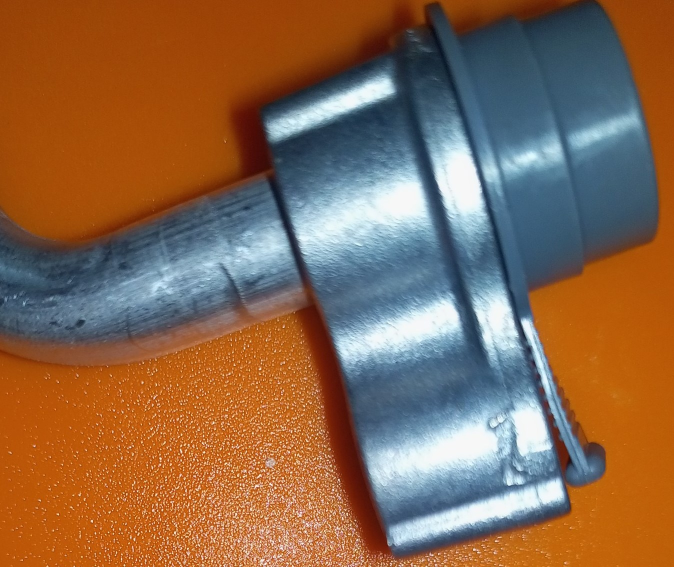
#> input picture data/Test Images/t1.jpg, 1348 x 1134 px, found by its file name (shown at 1/2 size)
$ python canny.py
#> lines starting #> are read from the running program, lines starting #| are printed output that depends on the picture; after the words box and inside, x2 and y2 are one past the last pixel; in counts of white or black regions, pixels touching at a corner belong together
import cv2
import numpy as np

# Đọc ảnh từ file
image = cv2.imread('data\Test Images/t1.jpg')
#> image is the input picture: shape (1134, 1348, 3); mean B, G, R 78, 104, 138.5
image = cv2.pyrDown(image)
#> image: shape (567, 674, 3)
gray = cv2.cvtColor(image, cv2.COLOR_BGR2GRAY)
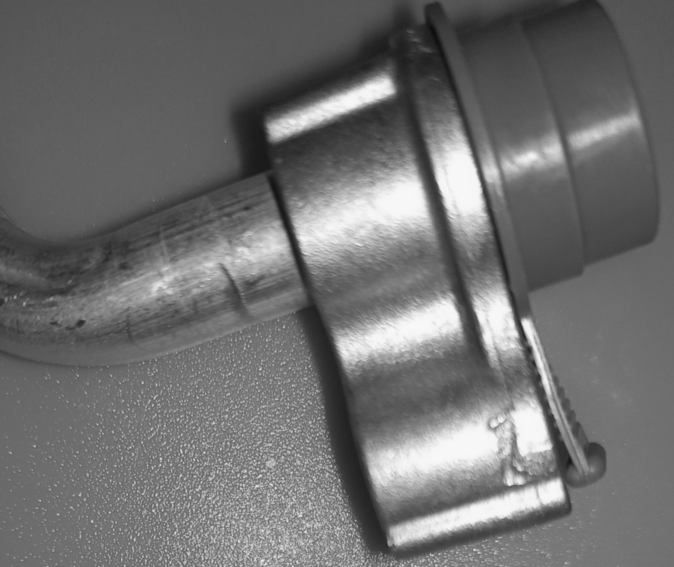
#> gray: shape (567, 674); min 12, max 248, mean 111.3

b = cv2.GaussianBlur(gray, (7,7), 0)

normalized = cv2.equalizeHist(b)
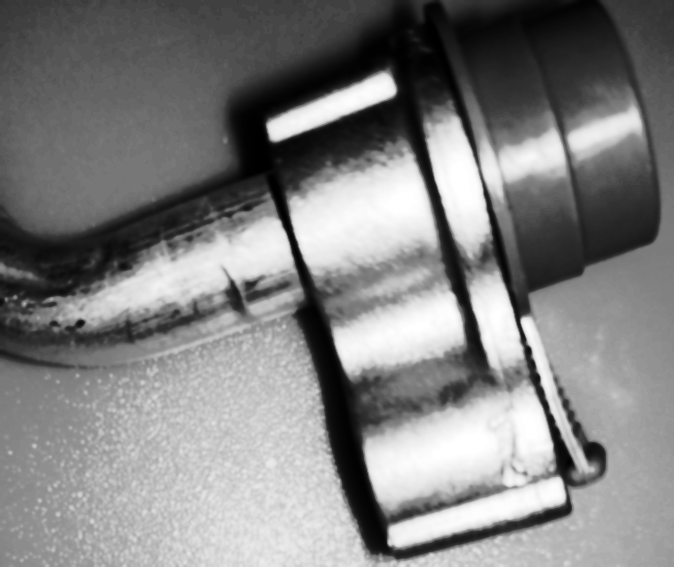
#> normalized: shape (567, 674); min 0, max 255, mean 128.7

# Điều chỉnh độ sáng và độ tương phản
clahe = cv2.createCLAHE(clipLimit=2.0, tileGridSize=(4, 4))
enhanced = clahe.apply(normalized)
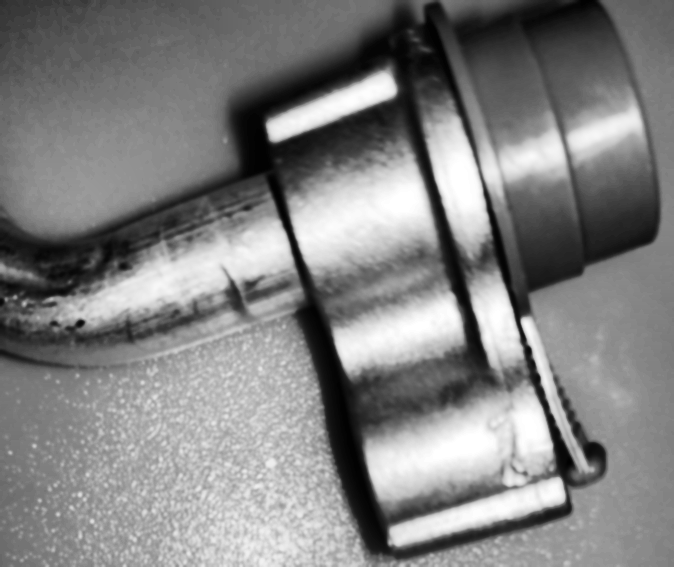
#> enhanced: shape (567, 674); min 1, max 255, mean 129.3

# Tăng độ tương phản bằng cách sử dụng tỷ lệ và chênh lệch
alpha = 1.5  # Tỷ lệ độ tương phản (có thể điều chỉnh)
beta = 40    # Chênh lệch độ tương phản (có thể điều chỉnh)
enhanced_contrast = cv2.convertScaleAbs(enhanced, alpha=alpha, beta=beta)
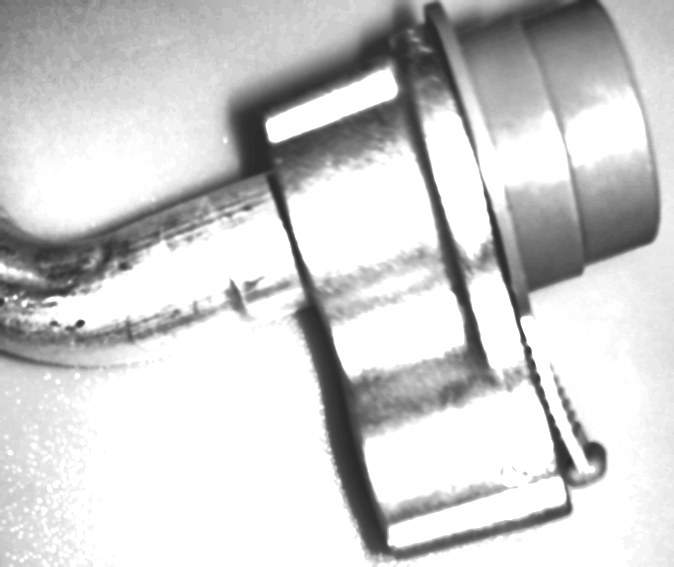
#> enhanced_contrast: shape (567, 674); min 42, max 255, mean 204.9


_, binary_image = cv2.threshold(enhanced_contrast,180, 255, cv2.THRESH_BINARY_INV)
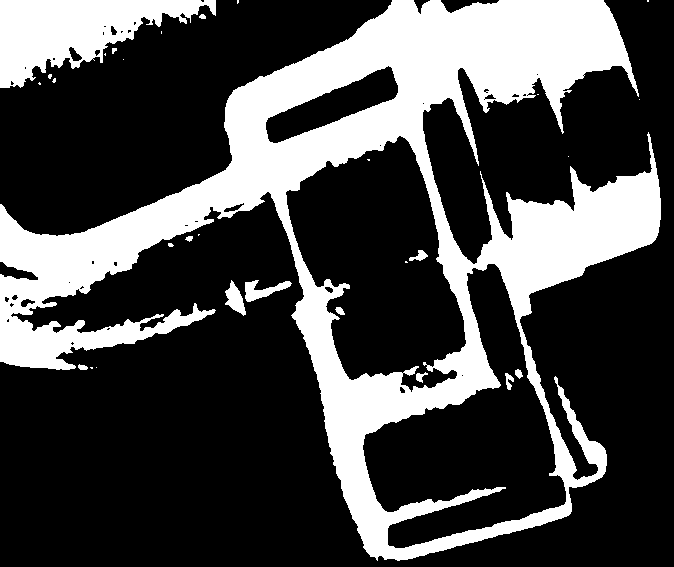
#> binary_image: shape (567, 674); 28.4% white; 30 white regions (17 under 20 px), largest, box (x1, y1, x2, y2) and area: (0, 0, 661, 561) 97128, (0, 0, 216, 88) 9818, (245, 280, 292, 302) 463
kernel = np.ones((15,15), np.uint8)
binary_image = cv2.morphologyEx(binary_image, cv2.MORPH_CLOSE, kernel)
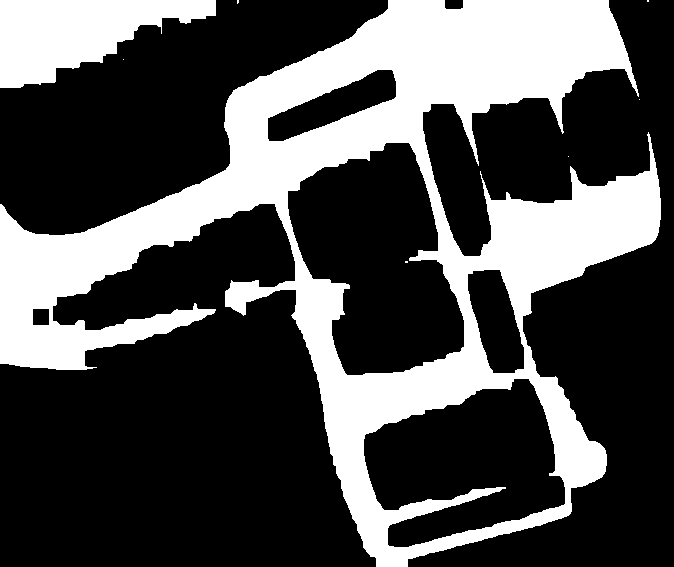
#> binary_image: shape (567, 674); 30.9% white; 8 white regions (6 under 20 px)

contours, _ = cv2.findContours(binary_image,cv2.RETR_LIST,cv2.CHAIN_APPROX_NONE)
#> contours = 13 contours, 6 with area under 20; largest, box (x1, y1, x2, y2) and area: (0, 0, 661, 567) 161613, (287, 142, 465, 376) 27084, (363, 378, 566, 548) 22196, (0, 0, 216, 88) 10765, (267, 69, 397, 142) 4020, (467, 269, 525, 374) 3970, (32, 308, 50, 326) 287

largest_contour = max(contours, key=cv2.contourArea)
#> largest_contour = contour of 3868 points, box (x1, y1, x2, y2) (0, 0, 661, 567), area 161613

result_image = np.zeros_like(image)

cv2.drawContours(result_image, [largest_contour], -1, (0, 255, 0), 2)
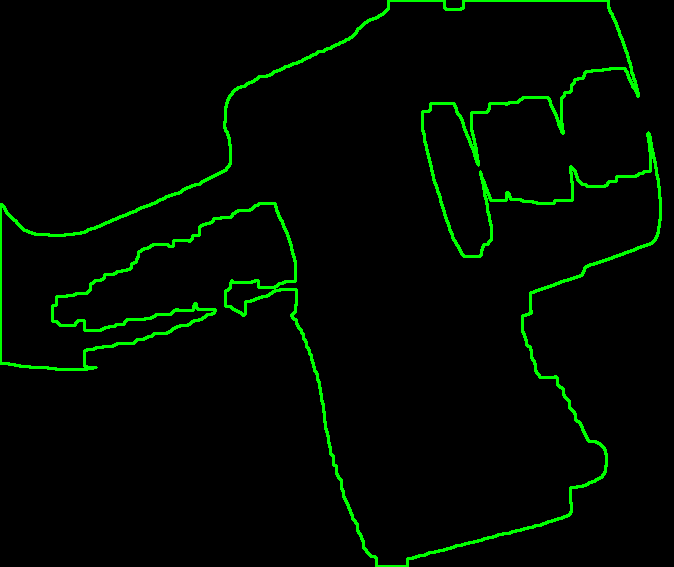
#> result_image: shape (567, 674, 3); mean of channels 0, 1, 2 0, 8.6, 0; drawn as B, G, R


cv2.imshow('edges',result_image)
cv2.waitKey(0)
cv2.destroyAllWindows()
